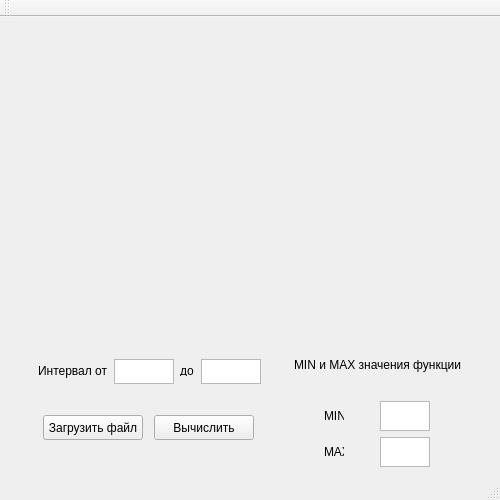
<?xml version="1.0" encoding="UTF-8"?>
<ui version="4.0">
 <class>MainWindow</class>
 <widget class="QMainWindow" name="MainWindow">
  <property name="geometry">
   <rect>
    <x>0</x>
    <y>0</y>
    <width>500</width>
    <height>500</height>
   </rect>
  </property>
  <property name="minimumSize">
   <size>
    <width>500</width>
    <height>500</height>
   </size>
  </property>
  <property name="windowTitle">
   <string>FunctionMinAndMax</string>
  </property>
  <widget class="QWidget" name="centralWidget">
   <layout class="QVBoxLayout" name="verticalLayout_3">
    <item>
     <widget class="QCustomPlot" name="widget" native="true">
      <property name="minimumSize">
       <size>
        <width>500</width>
        <height>300</height>
       </size>
      </property>
     </widget>
    </item>
    <item>
     <layout class="QHBoxLayout" name="horizontalLayout_5">
      <item>
       <layout class="QVBoxLayout" name="verticalLayout">
        <item>
         <layout class="QHBoxLayout" name="horizontalLayout">
          <item>
           <widget class="QLabel" name="label">
            <property name="maximumSize">
             <size>
              <width>70</width>
              <height>20</height>
             </size>
            </property>
            <property name="text">
             <string>Интервал от: </string>
            </property>
           </widget>
          </item>
          <item>
           <widget class="QTextEdit" name="textEdit">
            <property name="minimumSize">
             <size>
              <width>60</width>
              <height>25</height>
             </size>
            </property>
            <property name="maximumSize">
             <size>
              <width>60</width>
              <height>25</height>
             </size>
            </property>
           </widget>
          </item>
          <item>
           <widget class="QLabel" name="label_2">
            <property name="maximumSize">
             <size>
              <width>15</width>
              <height>10</height>
             </size>
            </property>
            <property name="text">
             <string>до</string>
            </property>
           </widget>
          </item>
          <item>
           <widget class="QTextEdit" name="textEdit_2">
            <property name="minimumSize">
             <size>
              <width>60</width>
              <height>25</height>
             </size>
            </property>
            <property name="maximumSize">
             <size>
              <width>60</width>
              <height>25</height>
             </size>
            </property>
           </widget>
          </item>
         </layout>
        </item>
        <item>
         <layout class="QHBoxLayout" name="horizontalLayout_2">
          <item>
           <widget class="QPushButton" name="btnLoadFile">
            <property name="minimumSize">
             <size>
              <width>100</width>
              <height>25</height>
             </size>
            </property>
            <property name="maximumSize">
             <size>
              <width>100</width>
              <height>25</height>
             </size>
            </property>
            <property name="text">
             <string>Загрузить файл</string>
            </property>
           </widget>
          </item>
          <item>
           <widget class="QPushButton" name="pushButton_2">
            <property name="minimumSize">
             <size>
              <width>100</width>
              <height>20</height>
             </size>
            </property>
            <property name="maximumSize">
             <size>
              <width>100</width>
              <height>25</height>
             </size>
            </property>
            <property name="text">
             <string>Вычислить</string>
            </property>
           </widget>
          </item>
         </layout>
        </item>
       </layout>
      </item>
      <item>
       <layout class="QVBoxLayout" name="verticalLayout_2">
        <item>
         <widget class="QLabel" name="label_3">
          <property name="text">
           <string>MIN и MAX значения функции</string>
          </property>
         </widget>
        </item>
        <item>
         <layout class="QHBoxLayout" name="horizontalLayout_3">
          <item>
           <widget class="QLabel" name="label_4">
            <property name="minimumSize">
             <size>
              <width>20</width>
              <height>10</height>
             </size>
            </property>
            <property name="maximumSize">
             <size>
              <width>20</width>
              <height>10</height>
             </size>
            </property>
            <property name="text">
             <string>MIN</string>
            </property>
           </widget>
          </item>
          <item>
           <widget class="QTextEdit" name="textEdit_3">
            <property name="minimumSize">
             <size>
              <width>50</width>
              <height>30</height>
             </size>
            </property>
            <property name="maximumSize">
             <size>
              <width>50</width>
              <height>30</height>
             </size>
            </property>
           </widget>
          </item>
         </layout>
        </item>
        <item>
         <layout class="QHBoxLayout" name="horizontalLayout_4">
          <item>
           <widget class="QLabel" name="label_5">
            <property name="maximumSize">
             <size>
              <width>20</width>
              <height>10</height>
             </size>
            </property>
            <property name="text">
             <string>MAX</string>
            </property>
           </widget>
          </item>
          <item>
           <widget class="QTextEdit" name="textEdit_4">
            <property name="minimumSize">
             <size>
              <width>50</width>
              <height>30</height>
             </size>
            </property>
            <property name="maximumSize">
             <size>
              <width>50</width>
              <height>30</height>
             </size>
            </property>
           </widget>
          </item>
         </layout>
        </item>
       </layout>
      </item>
     </layout>
    </item>
   </layout>
  </widget>
  <widget class="QMenuBar" name="menuBar">
   <property name="geometry">
    <rect>
     <x>0</x>
     <y>0</y>
     <width>500</width>
     <height>21</height>
    </rect>
   </property>
  </widget>
  <widget class="QToolBar" name="mainToolBar">
   <attribute name="toolBarArea">
    <enum>TopToolBarArea</enum>
   </attribute>
   <attribute name="toolBarBreak">
    <bool>false</bool>
   </attribute>
  </widget>
  <widget class="QStatusBar" name="statusBar"/>
 </widget>
 <layoutdefault spacing="6" margin="11"/>
 <customwidgets>
  <customwidget>
   <class>QCustomPlot</class>
   <extends>QWidget</extends>
   <header>qcustomplot.h</header>
   <container>1</container>
  </customwidget>
 </customwidgets>
 <resources/>
 <connections/>
</ui>
